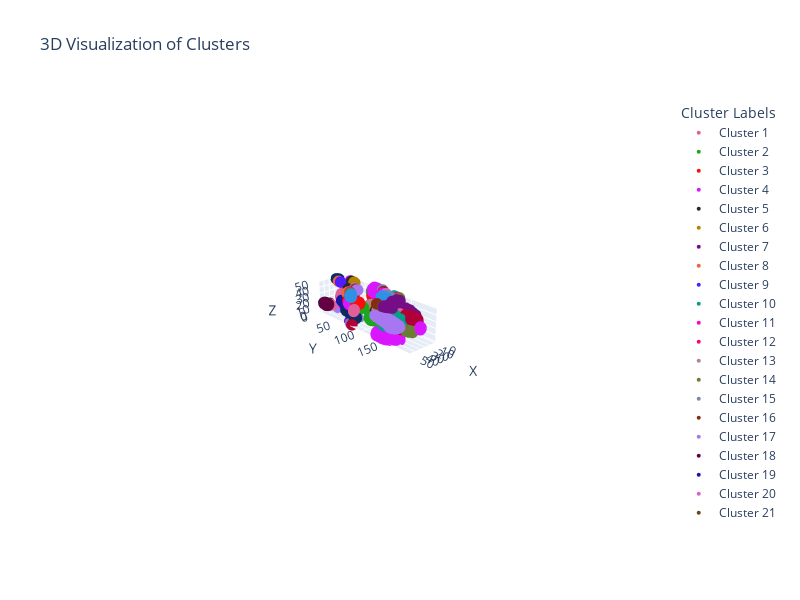

Write notebook code for a chart like this one.
### Markdown cell above
### Counting cluster test

### Code cell
# To take a subspace of the data  
small_data_process = data_process[-3:-1]

# Choice of threshold 
H = 3
small_Q_event_frames = detect_Q_events(small_data_process, averaged_data, H)

#Isolation of the frames
Q_event_0 = small_Q_event_frames[0][1]
Q_event_1 = small_Q_event_frames[1][1]

# Counting 
num_clusters_0 = count_q_clusters(Q_event_0)
num_clusters_1 = count_q_clusters(Q_event_1)

print(f"Number of clusters in 0 : {num_clusters_0}")
print(f"Number of clusters in 1 : {num_clusters_1}")

# Ploting 
plot_3d_clusters(Q_event_1)
